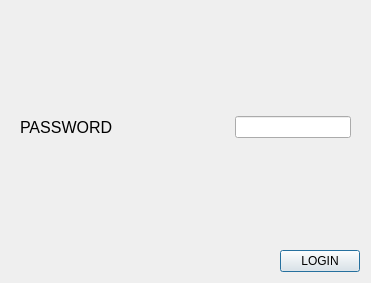
<?xml version="1.0" encoding="UTF-8"?>
<ui version="4.0">
 <class>Dialog</class>
 <widget class="QDialog" name="Dialog">
  <property name="geometry">
   <rect>
    <x>0</x>
    <y>0</y>
    <width>371</width>
    <height>283</height>
   </rect>
  </property>
  <property name="windowTitle">
   <string>Dialog</string>
  </property>
  <layout class="QVBoxLayout" name="verticalLayout_2">
   <item>
    <widget class="QWidget" name="widget" native="true">
     <layout class="QHBoxLayout" name="horizontalLayout">
      <item>
       <widget class="QLabel" name="label">
        <property name="font">
         <font>
          <pointsize>12</pointsize>
         </font>
        </property>
        <property name="text">
         <string>PASSWORD</string>
        </property>
       </widget>
      </item>
      <item>
       <spacer name="horizontalSpacer">
        <property name="orientation">
         <enum>Qt::Horizontal</enum>
        </property>
        <property name="sizeHint" stdset="0">
         <size>
          <width>40</width>
          <height>20</height>
         </size>
        </property>
       </spacer>
      </item>
      <item>
       <widget class="QLineEdit" name="lineEdit"/>
      </item>
     </layout>
    </widget>
   </item>
   <item alignment="Qt::AlignRight">
    <widget class="QPushButton" name="pushButton">
     <property name="text">
      <string>LOGIN</string>
     </property>
    </widget>
   </item>
  </layout>
 </widget>
 <resources/>
 <connections/>
</ui>
